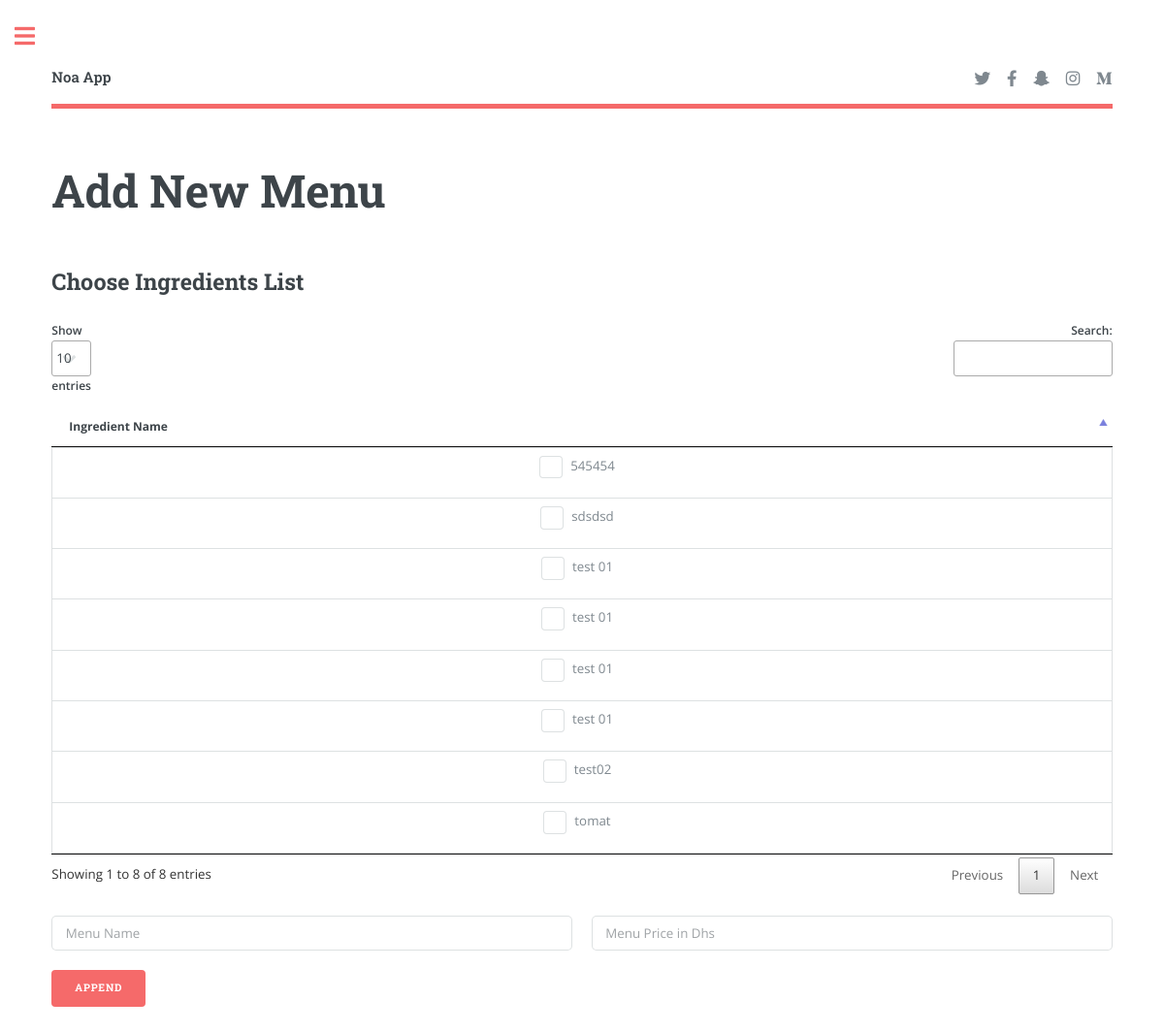
The page /admin/menu_add.php (signed in) on the database as committed earlier.
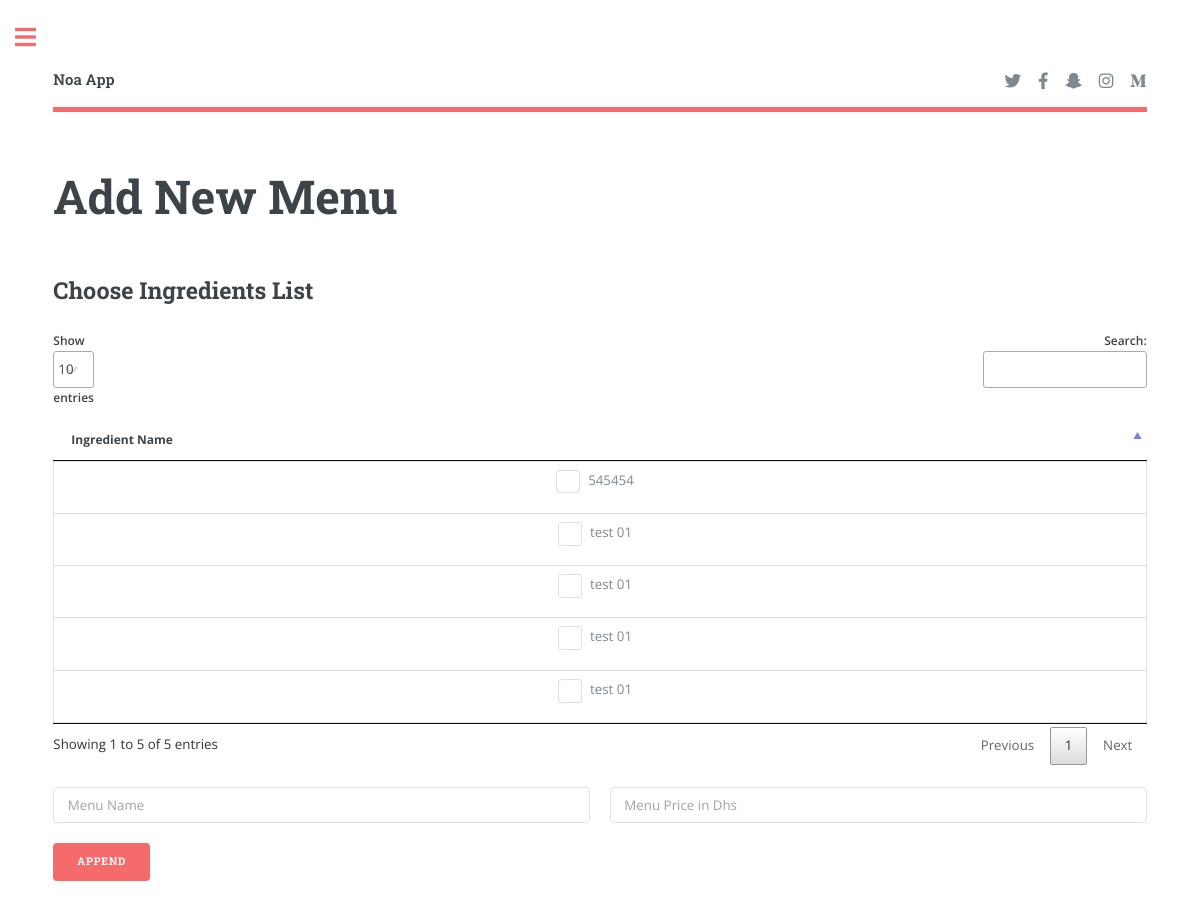
The same page on the database as committed later.
### tables this page shows
CREATE TABLE `ingredient` (
  `id_ing` int(11) NOT NULL,
  `name_ing` varchar(255) NOT NULL,
  `create_at` timestamp NOT NULL DEFAULT current_timestamp() ON UPDATE current_timestamp()
);

### admin/menu_add.php (the view, shortened to what this page needs)
<?php
include("./includes/header.php");
include("../config/connection.php");
?>
<section>
	<header class="main">
		<h1>Add New Menu</h1>
	</header>
	<div class="row gtr-200">
		<div class="col-12 col-12-medium">
			<div class="table-wrapper">
			<h2>Choose Ingredients List</h2>
				<form method="POST" action="menu_add.php">
					<table id="table_id" class="alt">
						<thead>
							<tr>
								<th>Ingredient Name</th>
							</tr>
						</thead>
						<tbody>
							<?php
								$query = "SELECT * FROM `ingredient`";
								$query = $db->query($query);
								$query->execute();
								$count = $query->rowCount();
								$row = $query->fetchAll(PDO::FETCH_ASSOC);
								$i = 0;
								while($i < $count) {
									echo "
											<tr>
												<td>
													<center>
														<input type='checkbox' id=".$row[$i]["id_ing"]." name='ingredient[]' value=".$row[$i]["name_ing"].">
														<label for=".$row[$i]["id_ing"].">".$row[$i]["name_ing"]."</label>
													</center>
												</td>
											</tr>
											";
										$i++;
								}
							?>
						</tbody>
					</table>
					<div class="row gtr-uniform">
						<div class="col-6 col-12-xsmall">
							<input type="text" name="menu_name" placeholder="Menu Name" required />
						</div>
						<div class="col-6 col-12-xsmall">
							<input type="text" name="menu_price" placeholder="Menu Price in Dhs" required />
						</div>
						<div class="col-12 col-12-xsmall">
							<input type="submit" name="append" value="append" class="button primary" />
						</div>
					</div>
				</form>
			</div>
		</div>
	</div>
</section>
<?php include("./includes/sidebar.php"); ?>

Rows that differ between the two databases and show on the page:
removed ingredient: name_ing "sdsdsd"
removed ingredient: name_ing "test02"
removed ingredient: name_ing "tomat"
Other text that changed with them:
text written by a page script: "Show entries Search: Showing 1 to 8 of 8 entries Previous 1 Next" → "Show entries Search: Showing 1 to 5 of 5 entries Previous 1 Next"
